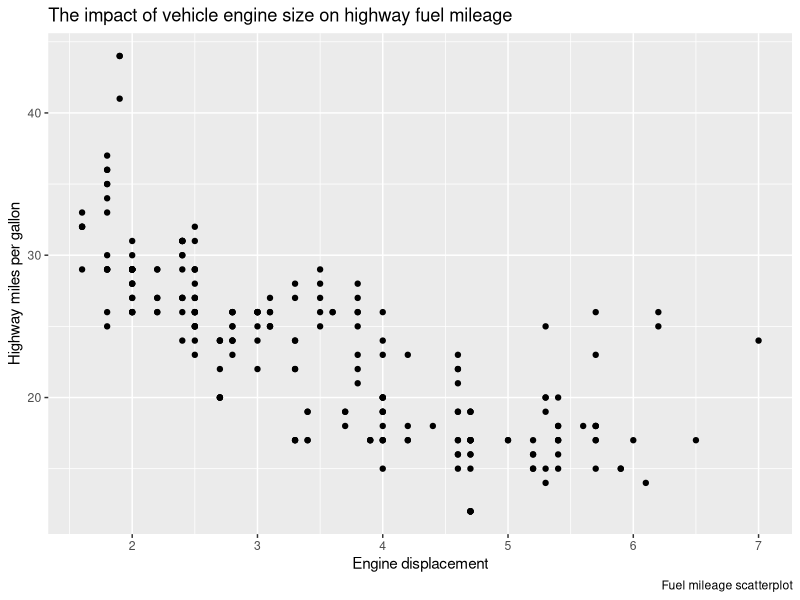

This figure's R source:
## ---- chunk 1
#| include = FALSE

library(tidyverse)
data(mpg)
glimpse(mpg)
## ---- chunk 2
#| fig-cap: "Fuel mileage scatterplot"

ggplot(
  mpg, 
  aes(
    x = displ,
    y = hwy
  )
) +
  geom_point() +
  labs(x = "Engine displacement", 
       y = "Highway miles per gallon", 
       title = "The impact of vehicle engine size on highway fuel mileage",
       caption = "Fuel mileage scatterplot"
  )
